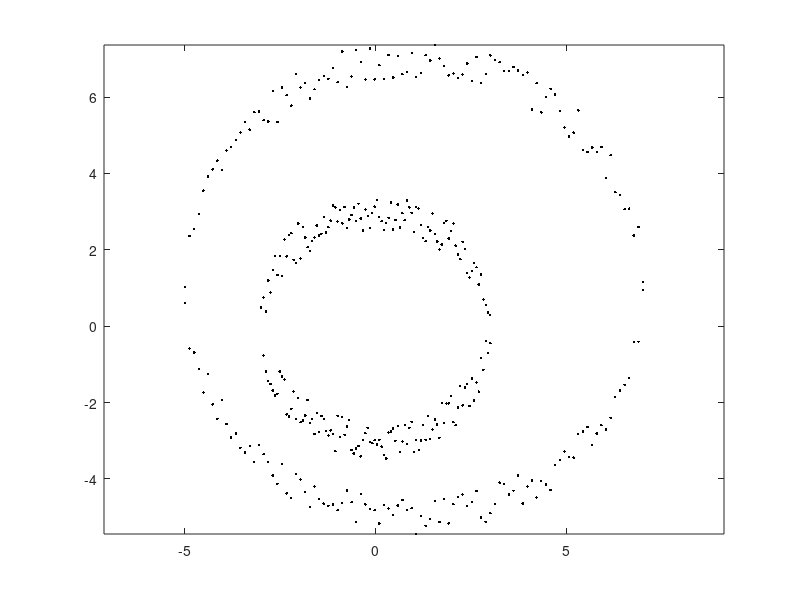

This figure's MATLAB source: (Note: this script raises an error after producing the figure.)
% Example 7.6.2
% "Introduction to Pattern Recognition: A MATLAB Approach"
% S. Theodoridis, A. Pikrakis, K. Koutroumbas, D. Cavouras

close('all');
clear;

% 1. Generate the data set X10
rand('seed',0)
R1=3; %Radius of the 1st circle
R2=6; %Radius of the 2nd circle
center=[0 0; 1 1]'; % Centers of the circles (in columns)
n_points=[200 200]; %Number of points per cluster
step1=2*R1/(n_points(1)/2-1);
step2=2*R2/(n_points(2)/2-1);
% Points around the first circle
X10=[];
for x=-R1+center(1,1):step1:R1+center(1,1)
    y=sqrt(R1^2-(x-center(1,1))^2);
    X10=[X10; x center(2,1)+y+rand-.5; x center(2,1)-y+rand-.5];
end
% Points around the second circle
for x=-R2+center(1,2):step2:R2+center(1,2)
    y=sqrt(R2^2-(x-center(1,2))^2);
    X10=[X10; x center(2,2)+y+rand-.5; x center(2,2)-y+rand-.5];
end

% Plot the data set
X10=X10';
[l,N]=size(X10);
figure(1), plot(X10(1,:),X10(2,:),'k.')
figure(1), axis equal
data = X10';

% calculate the affinity / similarity matrix
sigma=0.1;
affinity = CalculateAffinity(data,sigma);

% compute the degree matrix
for i=1:size(affinity,1)
    D(i,i) = sum(affinity(i,:));
end

% compute the normalized laplacian / affinity matrix (method 1)
%NL1 = D^(-1/2) .* L .* D^(-1/2);
for i=1:size(affinity,1)
    for j=1:size(affinity,2)
        NL1(i,j) = affinity(i,j) / (sqrt(D(i,i)) * sqrt(D(j,j)));  
    end
end

% perform the eigen value decomposition
[eigVectors,eigValues] = eig(NL1);

% select k largest eigen vectors
k = 2;
nEigVec = eigVectors(:,(size(eigVectors,1)-(k-1)): size(eigVectors,1));

% construct the normalized matrix U from the obtained eigen vectors
for i=1:size(nEigVec,1)
    n = sqrt(sum(nEigVec(i,:).^2));    
    U(i,:) = nEigVec(i,:) ./ n; 
end

% perform kmeans clustering on the matrix U
[IDX,C] = kmeans(U,2); 

% plot the eigen vector corresponding to the largest eigen value
%figure,plot(IDX)
figure,
hold on;
for i=1:size(IDX,1)
    if IDX(i,1) == 1
        plot(data(i,1),data(i,2),'m+');
    else IDX(i,1) == 2
        plot(data(i,1),data(i,2),'g+');
    end
end
hold off;
title('Clustering Results using K-means on U data');
grid on;shg

